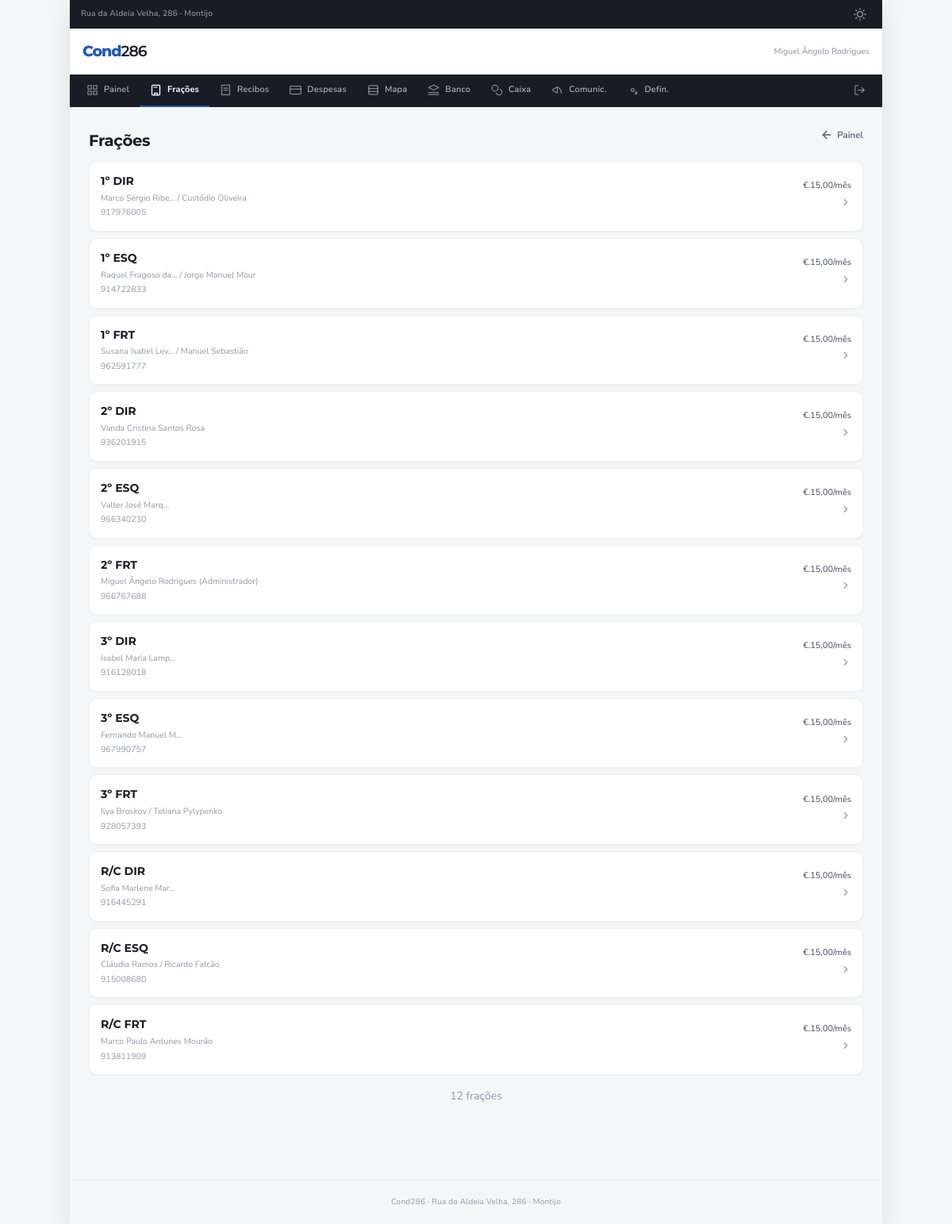
Screenshot of /units (signed in) with the database file from the repository.
### app/models.py (models this page shows, shortened)
class User(UserMixin, db.Model):
    __tablename__ = 'users'
    id = db.Column(db.Integer, primary_key=True)
    email = db.Column(db.String(120), unique=True, nullable=False)
    password_hash = db.Column(db.String(256), nullable=False)
    nome = db.Column(db.String(200), nullable=False)
    funcao = db.Column(db.String(20), nullable=False, default='owner')  # 'admin' or 'owner'
    unidade_id = db.Column(db.Integer, db.ForeignKey('unidades.id'), nullable=True)
    criado_em = db.Column(db.DateTime, default=datetime.utcnow)
    unidade = db.relationship('Unidade', backref='user', uselist=False)
    def is_admin(self):
        return self.funcao == 'admin'

class Unidade(db.Model):
    __tablename__ = 'unidades'
    id = db.Column(db.Integer, primary_key=True)
    codigo = db.Column(db.String(20), unique=True, nullable=False)
    piso = db.Column(db.String(10))
    posicao = db.Column(db.String(10))
    quota_mensal = db.Column(db.Float, default=15.00)
    nome_proprietario = db.Column(db.String(200))
    telefone = db.Column(db.String(20))
    email = db.Column(db.String(120))
    ativo = db.Column(db.Boolean, default=True)

### app/units.py (the view)
@units_bp.route('/units')
@login_required
@admin_required
def list():
    unidades = Unidade.query.filter_by(ativo=True).order_by(Unidade.codigo).all()
    return render_template('units/list.html', unidades=unidades, format_currency=format_currency)

### app/models.py (called while the page is built)
@login_manager.user_loader
def load_user(user_id):
    return User.query.get(int(user_id))

### app/utils/helpers.py (called while the page is built)
def format_currency(valor):
    if valor is None:
        return '€ 0,00'
    return f"€ {valor:,.2f}".replace(',', ' ').replace('.', ',').replace(' ', '.')

### app/templates/units/list.html
{% extends "base.html" %}
{% block content %}
<div class="section-header">
    <h1>Frações</h1>
    <a href="{{ url_for('dashboard.index') }}" class="back-link">
        <svg width="15" height="15" viewBox="0 0 24 24" fill="none" stroke="currentColor" stroke-width="2" stroke-linecap="round" stroke-linejoin="round"><line x1="19" y1="12" x2="5" y2="12"/><polyline points="12 19 5 12 12 5"/></svg>
        Painel
    </a>
</div>
{% for unidade in unidades %}
<a href="{{ url_for('units.detail', id=unidade.id) }}" class="unit-card">
    <div>
        <div class="unit-code">{{ unidade.codigo }}</div>
        <div class="unit-owner">{{ unidade.nome_proprietario[:40] if unidade.nome_proprietario else 'Sem titular' }}</div>
        {% if unidade.telefone %}
        <div class="unit-owner">{{ unidade.telefone }}</div>
        {% endif %}
    </div>
    <div style="text-align: right;">
        <div class="unit-fee">{{ format_currency(unidade.quota_mensal) }}/mês</div>
        <div style="margin-top: 4px;">
            <svg width="14" height="14" viewBox="0 0 24 24" fill="none" stroke="currentColor" stroke-width="2" stroke-linecap="round" stroke-linejoin="round" style="color: var(--text-muted);"><polyline points="9 18 15 12 9 6"/></svg>
        </div>
    </div>
</a>
{% endfor %}
<div style="text-align: center; margin-top: 16px;" class="text-muted">
    <p>{{ unidades|length }} frações</p>
</div>
{% endblock %}

### app/templates/base.html (shortened to what this page needs)
<!DOCTYPE html>
<html lang="pt" data-theme="light">
<head>
    <link rel="stylesheet" href="{{ url_for('static', filename='style.css') }}">
</head>
<body>
    <div class="app-container">
        {% if current_user.is_authenticated %}
        <div class="top-bar">
            <span>Rua da Aldeia Velha, 286 · Montijo</span>
            <button onclick="toggleTheme()" title="Alternar tema" aria-label="Alternar tema claro/escuro">
            </button>
        </div>
        <header class="app-header">
            <span class="app-logo">Cond<span>286</span></span>
            {% if current_user.is_admin() %}
            <span class="header-info">{{ current_user.nome[:25] }}</span>
            {% endif %}
        </header>
        <nav class="nav">
            <div class="nav-inner">
                {% if current_user.is_admin() %}
                <a href="{{ url_for('dashboard.index') }}" class="nav-item {% if request.endpoint == 'dashboard.index' %}active{% endif %}">
                    <svg width="15" height="15" viewBox="0 0 24 24" fill="none" stroke="currentColor" stroke-width="2" stroke-linecap="round" stroke-linejoin="round"><rect x="3" y="3" width="7" height="7"/><rect x="14" y="3" width="7" height="7"/><rect x="14" y="14" width="7" height="7"/><rect x="3" y="14" width="7" height="7"/></svg>
                    Painel
                </a>
                <a href="{{ url_for('units.list') }}" class="nav-item {% if request.endpoint and request.endpoint.startswith('units') %}active{% endif %}">
                    <svg width="15" height="15" viewBox="0 0 24 24" fill="none" stroke="currentColor" stroke-width="2" stroke-linecap="round" stroke-linejoin="round"><rect x="4" y="2" width="16" height="20" rx="2"/><path d="M9 22v-4h6v4"/><line x1="8" y1="6" x2="10" y2="6"/><line x1="12" y1="6" x2="14" y2="6"/></svg>
                    Frações
                </a>
                <a href="{{ url_for('receipts.list') }}" class="nav-item {% if request.endpoint and request.endpoint.startswith('receipts') %}active{% endif %}">
                    <svg width="15" height="15" viewBox="0 0 24 24" fill="none" stroke="currentColor" stroke-width="2" stroke-linecap="round" stroke-linejoin="round"><path d="M4 2v20l2-1 2 1 2-1 2 1 2-1 2 1 2-1 2 1V2Z"/><path d="M16 8H8"/><path d="M16 12H8"/></svg>
                    Recibos
                </a>
                <a href="{{ url_for('expenses.list') }}" class="nav-item {% if request.endpoint and request.endpoint.startswith('expenses') %}active{% endif %}">
                    <svg width="15" height="15" viewBox="0 0 24 24" fill="none" stroke="currentColor" stroke-width="2" stroke-linecap="round" stroke-linejoin="round"><rect x="1" y="4" width="22" height="16" rx="2"/><line x1="1" y1="10" x2="23" y2="10"/></svg>
                    Despesas
                </a>
                <a href="{{ url_for('map.index') }}" class="nav-item {% if request.endpoint == 'map.index' %}active{% endif %}">
                    <svg width="15" height="15" viewBox="0 0 24 24" fill="none" stroke="currentColor" stroke-width="2" stroke-linecap="round" stroke-linejoin="round"><rect x="3" y="3" width="18" height="18" rx="2"/><line x1="3" y1="9" x2="21" y2="9"/><line x1="3" y1="15" x2="21" y2="15"/></svg>
                    Mapa
                </a>
                <a href="{{ url_for('reconciliation.index') }}" class="nav-item {% if request.endpoint and request.endpoint.startswith('reconciliation') %}active{% endif %}">
                    <svg width="15" height="15" viewBox="0 0 24 24" fill="none" stroke="currentColor" stroke-width="2" stroke-linecap="round" stroke-linejoin="round"><path d="M12 2 2 7l10 5 10-5-10-5Z"/><path d="M2 17h20"/><path d="M2 21h20"/></svg>
                    Banco
                </a>
                <a href="{{ url_for('petty_cash.index') }}" class="nav-item {% if request.endpoint and request.endpoint.startswith('petty_cash') %}active{% endif %}">
                    <svg width="15" height="15" viewBox="0 0 24 24" fill="none" stroke="currentColor" stroke-width="2" stroke-linecap="round" stroke-linejoin="round"><circle cx="8" cy="8" r="6"/><path d="M18.09 10.37A6 6 0 1 1 10.34 18"/></svg>
                    Caixa
                </a>
                <a href="{{ url_for('announcements.index') }}" class="nav-item {% if request.endpoint and request.endpoint.startswith('announcements') %}active{% endif %}">
                    <svg width="15" height="15" viewBox="0 0 24 24" fill="none" stroke="currentColor" stroke-width="2" stroke-linecap="round" stroke-linejoin="round"><path d="M3 11l9-5v12l-9-5Z"/><path d="M12 6c4.5 2 8 6.5 8 12"/></svg>
                    Comunic.
                </a>
                <a href="{{ url_for('settings.index') }}" class="nav-item {% if request.endpoint == 'settings.index' %}active{% endif %}">
                    <svg width="15" height="15" viewBox="0 0 24 24" fill="none" stroke="currentColor" stroke-width="2" stroke-linecap="round" stroke-linejoin="round"><circle cx="12" cy="12" r="3"/><path d="M19.4 15a1.65 1.65 0 0 0 .33 1.82l.06.06a2 2 0 0 1-2.83 2.83Z"/></svg>
                    Defin.
                </a>
                {% endif %}
                <a href="{{ url_for('auth.logout') }}" class="nav-item" style="margin-left: auto;">
                    <svg width="15" height="15" viewBox="0 0 24 24" fill="none" stroke="currentColor" stroke-width="2" stroke-linecap="round" stroke-linejoin="round"><path d="M9 21H5a2 2 0 0 1-2-2V5a2 2 0 0 1 2-2h4"/><polyline points="16 17 21 12 16 7"/><line x1="21" y1="12" x2="9" y2="12"/></svg>
                </a>
            </div>
        </nav>
        {% endif %}
        <main class="content">
            {% block content %}{% endblock %}
        </main>
        <footer class="app-footer">
            <p>Cond286 · Rua da Aldeia Velha, 286 · Montijo</p>
        </footer>
    </div>
</body>
</html>

### rows the page displays
User: nome "Miguel Ângelo Rodrigues"
Unidade: codigo "1º DIR", nome_proprietario "Marco Sérgio Ribe... / Custódio Oliveira", telefone "917976005", quota_mensal "€.15,00"
Unidade: codigo "1º ESQ", nome_proprietario "Raquel Fragoso da... / Jorge Manuel Mour", telefone "914722833", quota_mensal "€.15,00"
Unidade: codigo "1º FRT", nome_proprietario "Susana Isabel Lev... / Manuel Sebastião", telefone "962591777", quota_mensal "€.15,00"
Unidade: codigo "2º DIR", nome_proprietario "Vanda Cristina Santos Rosa", telefone "936201915", quota_mensal "€.15,00"
Unidade: codigo "2º ESQ", nome_proprietario "Valter José Marq...", telefone "966340230", quota_mensal "€.15,00"
Unidade: codigo "2º FRT", nome_proprietario "Miguel Ângelo Rodrigues (Administrador)", telefone "966767688", quota_mensal "€.15,00"
Unidade: codigo "3º DIR", nome_proprietario "Isabel Maria Lamp...", telefone "916128018", quota_mensal "€.15,00"
Unidade: codigo "3º ESQ", nome_proprietario "Fernando Manuel M...", telefone "967990757", quota_mensal "€.15,00"
Unidade: codigo "3º FRT", nome_proprietario "Ilya Broskov / Tetiana Pylypenko", telefone "928057393", quota_mensal "€.15,00"
Unidade: codigo "R/C DIR", nome_proprietario "Sofia Marlene Mar...", telefone "916445291", quota_mensal "€.15,00"
Unidade: codigo "R/C ESQ", nome_proprietario "Cláudia Ramos / Ricardo Falcão", telefone "915008680", quota_mensal "€.15,00"
Unidade: codigo "R/C FRT", nome_proprietario "Marco Paulo Antunes Mourão", telefone "913811909", quota_mensal "€.15,00"

### other values shown
{{ unidades|length }} "12"
